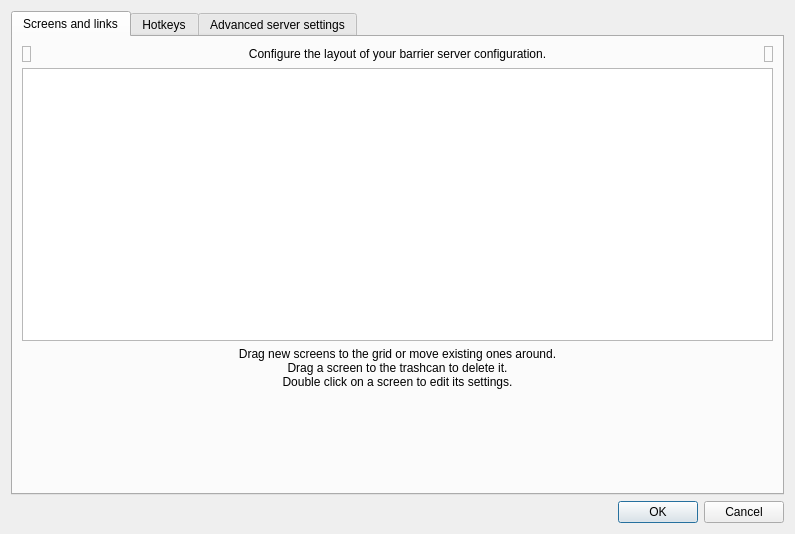
<?xml version="1.0" encoding="UTF-8"?>
<ui version="4.0">
 <class>ServerConfigDialogBase</class>
 <widget class="QDialog" name="ServerConfigDialogBase">
  <property name="geometry">
   <rect>
    <x>0</x>
    <y>0</y>
    <width>795</width>
    <height>534</height>
   </rect>
  </property>
  <property name="windowTitle">
   <string>Server Configuration</string>
  </property>
  <layout class="QVBoxLayout">
   <item>
    <widget class="QTabWidget" name="m_pTabWidget">
     <property name="currentIndex">
      <number>0</number>
     </property>
     <widget class="QWidget" name="m_pTabScreens">
      <attribute name="title">
       <string>Screens and links</string>
      </attribute>
      <layout class="QVBoxLayout">
       <item>
        <layout class="QHBoxLayout">
         <item>
          <widget class="TrashScreenWidget" name="m_pTrashScreenWidget">
           <property name="acceptDrops">
            <bool>true</bool>
           </property>
           <property name="toolTip">
            <string>Drag a screen from the grid to the trashcan to remove it.</string>
           </property>
           <property name="frameShape">
            <enum>QFrame::StyledPanel</enum>
           </property>
           <property name="frameShadow">
            <enum>QFrame::Raised</enum>
           </property>
           <property name="text">
            <string/>
           </property>
           <property name="pixmap">
            <pixmap resource="Barrier.qrc">:/res/icons/64x64/user-trash.png</pixmap>
           </property>
          </widget>
         </item>
         <item>
          <widget class="QLabel" name="label_2">
           <property name="sizePolicy">
            <sizepolicy hsizetype="Preferred" vsizetype="Preferred">
             <horstretch>1</horstretch>
             <verstretch>0</verstretch>
            </sizepolicy>
           </property>
           <property name="text">
            <string>Configure the layout of your barrier server configuration.</string>
           </property>
           <property name="alignment">
            <set>Qt::AlignCenter</set>
           </property>
           <property name="wordWrap">
            <bool>true</bool>
           </property>
          </widget>
         </item>
         <item>
          <widget class="NewScreenWidget" name="m_pLabelNewScreenWidget">
           <property name="toolTip">
            <string>Drag this button to the grid to add a new screen.</string>
           </property>
           <property name="frameShape">
            <enum>QFrame::StyledPanel</enum>
           </property>
           <property name="frameShadow">
            <enum>QFrame::Raised</enum>
           </property>
           <property name="text">
            <string/>
           </property>
           <property name="pixmap">
            <pixmap resource="Barrier.qrc">:/res/icons/64x64/video-display.png</pixmap>
           </property>
          </widget>
         </item>
        </layout>
       </item>
       <item>
        <widget class="ScreenSetupView" name="m_pScreenSetupView">
         <property name="minimumSize">
          <size>
           <width>0</width>
           <height>273</height>
          </size>
         </property>
         <property name="maximumSize">
          <size>
           <width>16777215</width>
           <height>273</height>
          </size>
         </property>
         <property name="acceptDrops">
          <bool>true</bool>
         </property>
         <property name="autoFillBackground">
          <bool>false</bool>
         </property>
         <property name="frameShape">
          <enum>QFrame::StyledPanel</enum>
         </property>
         <property name="frameShadow">
          <enum>QFrame::Sunken</enum>
         </property>
        </widget>
       </item>
       <item>
        <widget class="QLabel" name="label_3">
         <property name="sizePolicy">
          <sizepolicy hsizetype="Preferred" vsizetype="Preferred">
           <horstretch>1</horstretch>
           <verstretch>0</verstretch>
          </sizepolicy>
         </property>
         <property name="text">
          <string>Drag new screens to the grid or move existing ones around.
Drag a screen to the trashcan to delete it.
Double click on a screen to edit its settings.</string>
         </property>
         <property name="alignment">
          <set>Qt::AlignCenter</set>
         </property>
         <property name="wordWrap">
          <bool>true</bool>
         </property>
        </widget>
       </item>
       <item>
        <spacer>
         <property name="orientation">
          <enum>Qt::Vertical</enum>
         </property>
         <property name="sizeHint" stdset="0">
          <size>
           <width>20</width>
           <height>40</height>
          </size>
         </property>
        </spacer>
       </item>
      </layout>
     </widget>
     <widget class="QWidget" name="m_pTabHotkeys">
      <attribute name="title">
       <string>Hotkeys</string>
      </attribute>
      <layout class="QHBoxLayout">
       <item>
        <widget class="QGroupBox" name="groupBox">
         <property name="title">
          <string>&amp;Hotkeys</string>
         </property>
         <layout class="QGridLayout">
          <item row="0" column="0" rowspan="4">
           <widget class="QListWidget" name="m_pListHotkeys"/>
          </item>
          <item row="0" column="1">
           <widget class="QPushButton" name="m_pButtonNewHotkey">
            <property name="enabled">
             <bool>true</bool>
            </property>
            <property name="text">
             <string>&amp;New</string>
            </property>
           </widget>
          </item>
          <item row="1" column="1">
           <widget class="QPushButton" name="m_pButtonEditHotkey">
            <property name="enabled">
             <bool>false</bool>
            </property>
            <property name="text">
             <string>&amp;Edit</string>
            </property>
           </widget>
          </item>
          <item row="2" column="1">
           <widget class="QPushButton" name="m_pButtonRemoveHotkey">
            <property name="enabled">
             <bool>false</bool>
            </property>
            <property name="text">
             <string>&amp;Remove</string>
            </property>
           </widget>
          </item>
          <item row="3" column="1">
           <spacer>
            <property name="orientation">
             <enum>Qt::Vertical</enum>
            </property>
            <property name="sizeHint" stdset="0">
             <size>
              <width>75</width>
              <height>161</height>
             </size>
            </property>
           </spacer>
          </item>
         </layout>
        </widget>
       </item>
       <item>
        <widget class="QGroupBox" name="groupBox_2">
         <property name="title">
          <string>A&amp;ctions</string>
         </property>
         <layout class="QGridLayout">
          <item row="0" column="0" rowspan="4">
           <widget class="QListWidget" name="m_pListActions"/>
          </item>
          <item row="0" column="1">
           <widget class="QPushButton" name="m_pButtonNewAction">
            <property name="enabled">
             <bool>false</bool>
            </property>
            <property name="text">
             <string>Ne&amp;w</string>
            </property>
           </widget>
          </item>
          <item row="1" column="1">
           <widget class="QPushButton" name="m_pButtonEditAction">
            <property name="enabled">
             <bool>false</bool>
            </property>
            <property name="text">
             <string>E&amp;dit</string>
            </property>
           </widget>
          </item>
          <item row="2" column="1">
           <widget class="QPushButton" name="m_pButtonRemoveAction">
            <property name="enabled">
             <bool>false</bool>
            </property>
            <property name="text">
             <string>Re&amp;move</string>
            </property>
           </widget>
          </item>
          <item row="3" column="1">
           <spacer>
            <property name="orientation">
             <enum>Qt::Vertical</enum>
            </property>
            <property name="sizeHint" stdset="0">
             <size>
              <width>20</width>
              <height>40</height>
             </size>
            </property>
           </spacer>
          </item>
         </layout>
        </widget>
       </item>
      </layout>
     </widget>
     <widget class="QWidget" name="m_pTabAdvanced">
      <attribute name="title">
       <string>Advanced server settings</string>
      </attribute>
      <layout class="QGridLayout">
       <item row="0" column="0">
        <widget class="QGroupBox" name="m_pGroupSwitch">
         <property name="title">
          <string>&amp;Switch</string>
         </property>
         <layout class="QVBoxLayout">
          <item>
           <layout class="QHBoxLayout">
            <item>
             <widget class="QCheckBox" name="m_pCheckBoxSwitchDelay">
              <property name="enabled">
               <bool>true</bool>
              </property>
              <property name="text">
               <string>Switch &amp;after waiting</string>
              </property>
             </widget>
            </item>
            <item>
             <spacer>
              <property name="orientation">
               <enum>Qt::Horizontal</enum>
              </property>
              <property name="sizeHint" stdset="0">
               <size>
                <width>40</width>
                <height>20</height>
               </size>
              </property>
             </spacer>
            </item>
            <item>
             <widget class="QSpinBox" name="m_pSpinBoxSwitchDelay">
              <property name="enabled">
               <bool>false</bool>
              </property>
              <property name="minimum">
               <number>10</number>
              </property>
              <property name="maximum">
               <number>10000</number>
              </property>
              <property name="singleStep">
               <number>10</number>
              </property>
              <property name="value">
               <number>250</number>
              </property>
             </widget>
            </item>
            <item>
             <widget class="QLabel" name="m_pLabel_14">
              <property name="text">
               <string>ms</string>
              </property>
             </widget>
            </item>
           </layout>
          </item>
          <item>
           <layout class="QVBoxLayout">
            <item>
             <layout class="QHBoxLayout">
              <item>
               <widget class="QCheckBox" name="m_pCheckBoxSwitchDoubleTap">
                <property name="enabled">
                 <bool>true</bool>
                </property>
                <property name="text">
                 <string>Switch on double &amp;tap within</string>
                </property>
               </widget>
              </item>
              <item>
               <spacer>
                <property name="orientation">
                 <enum>Qt::Horizontal</enum>
                </property>
                <property name="sizeHint" stdset="0">
                 <size>
                  <width>40</width>
                  <height>20</height>
                 </size>
                </property>
               </spacer>
              </item>
              <item>
               <widget class="QSpinBox" name="m_pSpinBoxSwitchDoubleTap">
                <property name="enabled">
                 <bool>false</bool>
                </property>
                <property name="minimum">
                 <number>10</number>
                </property>
                <property name="maximum">
                 <number>10000</number>
                </property>
                <property name="singleStep">
                 <number>10</number>
                </property>
                <property name="value">
                 <number>250</number>
                </property>
               </widget>
              </item>
              <item>
               <widget class="QLabel" name="m_pLabel_15">
                <property name="text">
                 <string>ms</string>
                </property>
               </widget>
              </item>
             </layout>
            </item>
            <item>
             <widget class="QLabel" name="label_4">
              <property name="text">
               <string>Bump against the screen edge with the mouse pointer twice in quick succession.</string>
              </property>
              <property name="wordWrap">
               <bool>true</bool>
              </property>
             </widget>
            </item>
           </layout>
          </item>
          <item>
           <spacer>
            <property name="orientation">
             <enum>Qt::Vertical</enum>
            </property>
            <property name="sizeHint" stdset="0">
             <size>
              <width>20</width>
              <height>40</height>
             </size>
            </property>
           </spacer>
          </item>
         </layout>
        </widget>
       </item>
       <item row="0" column="1">
        <widget class="QGroupBox" name="m_pGroupOptions">
         <property name="title">
          <string>&amp;Options</string>
         </property>
         <layout class="QGridLayout">
          <item row="3" column="0">
           <widget class="QCheckBox" name="m_pCheckBoxWin32KeepForeground">
            <property name="enabled">
             <bool>true</bool>
            </property>
            <property name="text">
             <string>Don't take &amp;foreground window on Windows servers</string>
            </property>
           </widget>
          </item>
          <item row="1" column="0">
           <widget class="QCheckBox" name="m_pCheckBoxRelativeMouseMoves">
            <property name="enabled">
             <bool>true</bool>
            </property>
            <property name="text">
             <string>Use &amp;relative mouse moves</string>
            </property>
           </widget>
          </item>
          <item row="2" column="0">
           <widget class="QCheckBox" name="m_pCheckBoxScreenSaverSync">
            <property name="enabled">
             <bool>true</bool>
            </property>
            <property name="text">
             <string>S&amp;ynchronize screen savers</string>
            </property>
           </widget>
          </item>
          <item row="0" column="0">
           <layout class="QHBoxLayout">
            <item>
             <widget class="QCheckBox" name="m_pCheckBoxHeartbeat">
              <property name="enabled">
               <bool>true</bool>
              </property>
              <property name="text">
               <string>&amp;Check clients every</string>
              </property>
             </widget>
            </item>
            <item>
             <spacer>
              <property name="orientation">
               <enum>Qt::Horizontal</enum>
              </property>
              <property name="sizeHint" stdset="0">
               <size>
                <width>40</width>
                <height>20</height>
               </size>
              </property>
             </spacer>
            </item>
            <item>
             <widget class="QSpinBox" name="m_pSpinBoxHeartbeat">
              <property name="enabled">
               <bool>false</bool>
              </property>
              <property name="minimum">
               <number>1000</number>
              </property>
              <property name="maximum">
               <number>30000</number>
              </property>
              <property name="singleStep">
               <number>1000</number>
              </property>
              <property name="value">
               <number>5000</number>
              </property>
             </widget>
            </item>
            <item>
             <widget class="QLabel" name="m_pLabel_16">
              <property name="text">
               <string>ms</string>
              </property>
             </widget>
            </item>
           </layout>
          </item>
          <item row="7" column="0">
           <spacer>
            <property name="orientation">
             <enum>Qt::Vertical</enum>
            </property>
            <property name="sizeHint" stdset="0">
             <size>
              <width>20</width>
              <height>16</height>
             </size>
            </property>
           </spacer>
          </item>
          <item row="5" column="0">
           <widget class="QCheckBox" name="m_pCheckBoxEnableDragAndDrop">
            <property name="text">
             <string>Enable drag and drop file transfers</string>
            </property>
           </widget>
          </item>
          <item row="4" column="0">
           <widget class="QCheckBox" name="m_pCheckBoxIgnoreAutoConfigClient">
            <property name="text">
             <string>Ignore auto config clients</string>
            </property>
           </widget>
          </item>
          <item row="6" column="0">
           <widget class="QCheckBox" name="m_pCheckBoxEnableClipboard">
            <property name="text">
             <string>Enable clipboard sharing</string>
            </property>
            <property name="checked">
             <bool>true</bool>
            </property>
           </widget>
          </item>
         </layout>
        </widget>
       </item>
       <item row="1" column="0" colspan="2">
        <widget class="QGroupBox" name="m_pGroupSwitchCorners">
         <property name="title">
          <string>&amp;Dead corners</string>
         </property>
         <property name="checked">
          <bool>false</bool>
         </property>
         <layout class="QGridLayout">
          <item row="0" column="0" colspan="2">
           <widget class="QCheckBox" name="m_pCheckBoxCornerTopLeft">
            <property name="text">
             <string>To&amp;p-left</string>
            </property>
           </widget>
          </item>
          <item row="0" column="2" colspan="2">
           <widget class="QCheckBox" name="m_pCheckBoxCornerTopRight">
            <property name="text">
             <string>Top-rig&amp;ht</string>
            </property>
           </widget>
          </item>
          <item row="1" column="0" colspan="2">
           <widget class="QCheckBox" name="m_pCheckBoxCornerBottomLeft">
            <property name="text">
             <string>&amp;Bottom-left</string>
            </property>
           </widget>
          </item>
          <item row="1" column="2" colspan="2">
           <widget class="QCheckBox" name="m_pCheckBoxCornerBottomRight">
            <property name="text">
             <string>Bottom-ri&amp;ght</string>
            </property>
           </widget>
          </item>
          <item row="2" column="0">
           <spacer>
            <property name="orientation">
             <enum>Qt::Horizontal</enum>
            </property>
            <property name="sizeHint" stdset="0">
             <size>
              <width>40</width>
              <height>20</height>
             </size>
            </property>
           </spacer>
          </item>
          <item row="2" column="1" colspan="2">
           <layout class="QHBoxLayout">
            <item>
             <widget class="QLabel" name="label">
              <property name="text">
               <string>Cor&amp;ner Size:</string>
              </property>
              <property name="buddy">
               <cstring>m_pSpinBoxSwitchCornerSize</cstring>
              </property>
             </widget>
            </item>
            <item>
             <widget class="QSpinBox" name="m_pSpinBoxSwitchCornerSize"/>
            </item>
           </layout>
          </item>
          <item row="2" column="3">
           <spacer>
            <property name="orientation">
             <enum>Qt::Horizontal</enum>
            </property>
            <property name="sizeHint" stdset="0">
             <size>
              <width>40</width>
              <height>20</height>
             </size>
            </property>
           </spacer>
          </item>
         </layout>
        </widget>
       </item>
       <item row="2" column="0">
        <spacer>
         <property name="orientation">
          <enum>Qt::Vertical</enum>
         </property>
         <property name="sizeHint" stdset="0">
          <size>
           <width>20</width>
           <height>40</height>
          </size>
         </property>
        </spacer>
       </item>
      </layout>
     </widget>
    </widget>
   </item>
   <item>
    <widget class="QDialogButtonBox" name="m_pButtonBox">
     <property name="orientation">
      <enum>Qt::Horizontal</enum>
     </property>
     <property name="standardButtons">
      <set>QDialogButtonBox::Cancel|QDialogButtonBox::Ok</set>
     </property>
    </widget>
   </item>
  </layout>
 </widget>
 <customwidgets>
  <customwidget>
   <class>ScreenSetupView</class>
   <extends>QTableView</extends>
   <header>ScreenSetupView.h</header>
   <container>1</container>
  </customwidget>
  <customwidget>
   <class>NewScreenWidget</class>
   <extends>QLabel</extends>
   <header>NewScreenWidget.h</header>
  </customwidget>
  <customwidget>
   <class>TrashScreenWidget</class>
   <extends>QLabel</extends>
   <header>TrashScreenWidget.h</header>
  </customwidget>
 </customwidgets>
 <resources>
  <include location="Barrier.qrc"/>
 </resources>
 <connections>
  <connection>
   <sender>m_pButtonBox</sender>
   <signal>accepted()</signal>
   <receiver>ServerConfigDialogBase</receiver>
   <slot>accept()</slot>
   <hints>
    <hint type="sourcelabel">
     <x>572</x>
     <y>424</y>
    </hint>
    <hint type="destinationlabel">
     <x>377</x>
     <y>-8</y>
    </hint>
   </hints>
  </connection>
  <connection>
   <sender>m_pButtonBox</sender>
   <signal>rejected()</signal>
   <receiver>ServerConfigDialogBase</receiver>
   <slot>reject()</slot>
   <hints>
    <hint type="sourcelabel">
     <x>641</x>
     <y>424</y>
    </hint>
    <hint type="destinationlabel">
     <x>595</x>
     <y>1</y>
    </hint>
   </hints>
  </connection>
  <connection>
   <sender>m_pCheckBoxSwitchDelay</sender>
   <signal>toggled(bool)</signal>
   <receiver>m_pSpinBoxSwitchDelay</receiver>
   <slot>setEnabled(bool)</slot>
   <hints>
    <hint type="sourcelabel">
     <x>110</x>
     <y>63</y>
    </hint>
    <hint type="destinationlabel">
     <x>110</x>
     <y>63</y>
    </hint>
   </hints>
  </connection>
  <connection>
   <sender>m_pCheckBoxSwitchDoubleTap</sender>
   <signal>toggled(bool)</signal>
   <receiver>m_pSpinBoxSwitchDoubleTap</receiver>
   <slot>setEnabled(bool)</slot>
   <hints>
    <hint type="sourcelabel">
     <x>110</x>
     <y>63</y>
    </hint>
    <hint type="destinationlabel">
     <x>110</x>
     <y>63</y>
    </hint>
   </hints>
  </connection>
  <connection>
   <sender>m_pCheckBoxHeartbeat</sender>
   <signal>toggled(bool)</signal>
   <receiver>m_pSpinBoxHeartbeat</receiver>
   <slot>setEnabled(bool)</slot>
   <hints>
    <hint type="sourcelabel">
     <x>110</x>
     <y>63</y>
    </hint>
    <hint type="destinationlabel">
     <x>110</x>
     <y>63</y>
    </hint>
   </hints>
  </connection>
  <connection>
   <sender>m_pListHotkeys</sender>
   <signal>itemDoubleClicked(QListWidgetItem*)</signal>
   <receiver>m_pButtonEditHotkey</receiver>
   <slot>click()</slot>
   <hints>
    <hint type="sourcelabel">
     <x>197</x>
     <y>115</y>
    </hint>
    <hint type="destinationlabel">
     <x>304</x>
     <y>115</y>
    </hint>
   </hints>
  </connection>
  <connection>
   <sender>m_pListActions</sender>
   <signal>itemDoubleClicked(QListWidgetItem*)</signal>
   <receiver>m_pButtonEditAction</receiver>
   <slot>click()</slot>
   <hints>
    <hint type="sourcelabel">
     <x>505</x>
     <y>120</y>
    </hint>
    <hint type="destinationlabel">
     <x>677</x>
     <y>118</y>
    </hint>
   </hints>
  </connection>
 </connections>
 <customwidgets>
  <customwidget>
   <class>FreeformServerConfigWidget</class>
   <extends>QWidget</extends>
   <header>FreeformServerConfigWidget.h</header>
  </customwidget>
 </customwidgets>
</ui>
